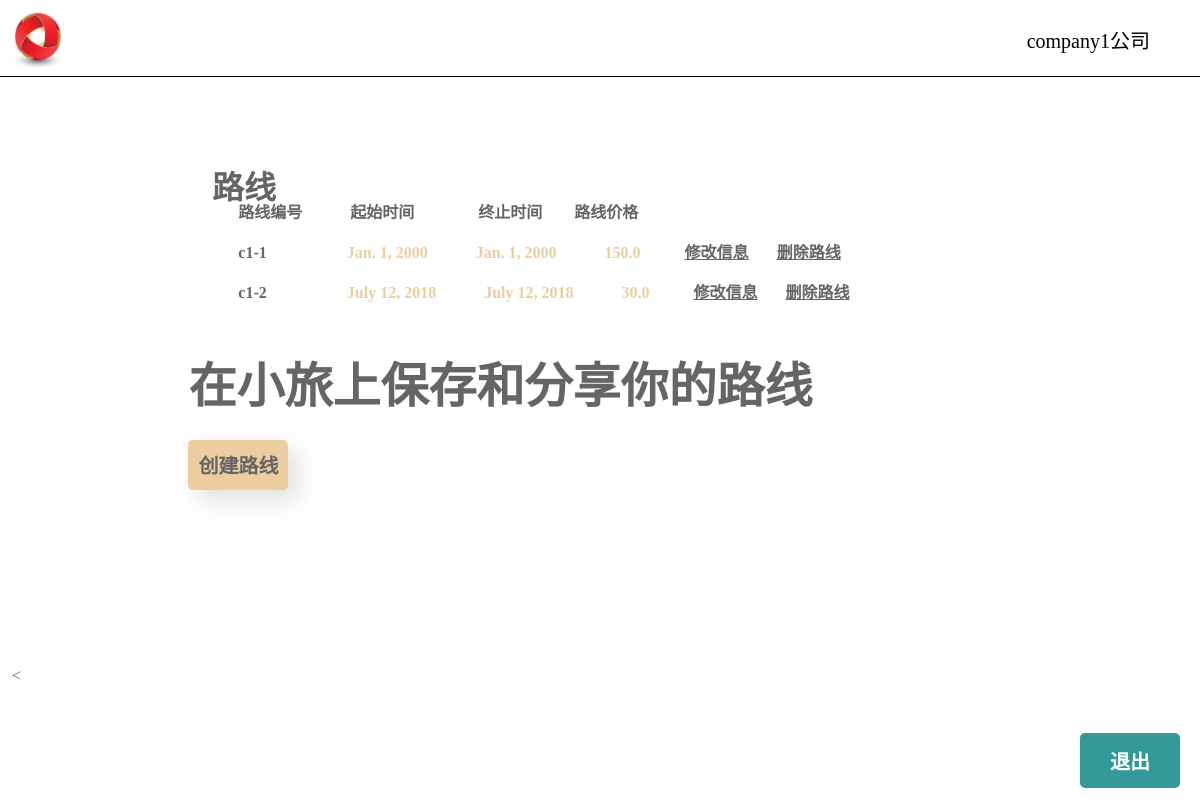
/route (signed in), run on an earlier commit of the app's database.
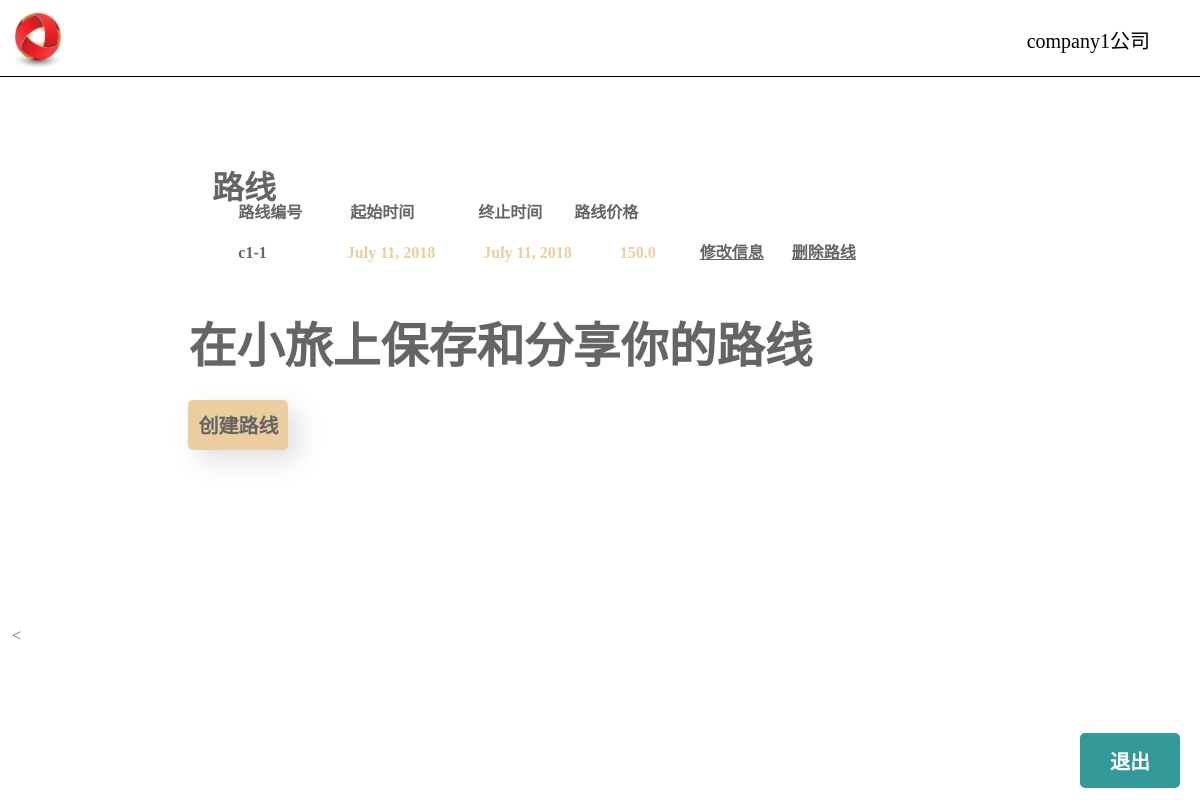
And on a later commit of the database.
### model/models.py (models this page shows, shortened)
class UserInfo(AbstractUser):
    is_tourist = models.BooleanField(default=False)
    is_company = models.BooleanField(default=False)
    is_adminis = models.BooleanField(default=False)
    realname = models.CharField(max_length=50, null=True)
    tel = models.CharField(max_length=11, null=True)
    class Meta(AbstractUser.Meta):
        pass

class Route(models.Model):
    company_name = models.CharField(max_length=150)
    route_num = models.CharField(max_length=20)
    stand_num = models.IntegerField(default=0)
    stand_1_name = models.CharField(max_length=100, null=True)
    date_1 = models.DateField(null=True)
    stand_2_name = models.CharField(max_length=100, null=True)
    date_2 = models.DateField(null=True)
    stand_3_name = models.CharField(max_length=100, null=True)
    date_3 = models.DateField(null=True)
    stand_4_name = models.CharField(max_length=100, null=True)
    date_4 = models.DateField(null=True)
    person_num = models.IntegerField(default=0)
    price = models.FloatField(default=0.0)
    end = models.DateField(null=True)

### model/views.py (the view)
# urls.py: url(r'^route$', views.route),
def route(request):
    company_name = request.user.username
    route_list = Route.objects.filter(company_name=company_name).order_by('route_num')
    return render(request, 'route.html',{'route_list': route_list})

### templates/route.html (shortened to what this page needs)
<!DOCTYPE html>
<html>
	<head>
		{% load staticfiles %}
		<link rel="stylesheet" href="{% static 'css/route.css' %}" type="text/css" />
	</head>
	<body>
		<div class = "topmoudle"style="margin:0;top:0;	width:100%;	height:9.5%;background-color:white;	opacity:1;border-bottom-style:solid;border-bottom-width:1px;z-index: 3;">
            {% load staticfiles %}
			<img src= "{% static "logo.jpg" %}"  alt="picture" align=left width="75" height="100%"/>
			{% if user.is_authenticated %}
			<form action="/logout" method="get">
				<p class=username style=" position:absolute;right:50px;top:5px;font-size:20px;font-weight:300;">{{ user.username }}公司</p>
				<button class=p3 id="exit"type="submit" onMouseOver='ChangeColor0()' onMouseout='RevertColor0()' style="position: fixed;background:#339999;border-radius:5px;cursor: pointer;border: 3px solid #339999;bottom:12px;right: 20px;width: 100px;height: 55px;font-size: 20px;font-weight: 600;color: white;z-index=1">退出</button>
			</form>
			{% endif %}
		</div>
		<div class = "middlemoudle">
			<div class="rectangle1">
				<p class="route">路线</p>
			</div>
			<div class="rectangle2">
                <div class="rectangle3">
				      <p style="color:black;text-align:left">
				     	路线编号&emsp;&emsp;&emsp;起始时间&emsp;&emsp;&emsp;&emsp;终止时间&emsp;&emsp;路线价格
				      </p>
				      {% for route in route_list %}
					   <p style="margin-top:30px;">
                           <a href="{% url 'route_detail' id=route.id %}" style="text-decoration:none; color:black">{{ route.route_num }}</a>{{ route.date_1 }}{{ route.end }}{{ route.price }}
                           {% if user.is_company == True %}
							<a href="{% url 'edit_route' id=route.id %}"style=" color:black;w"> 修改信息</a>&nbsp&nbsp&nbsp&nbsp&nbsp&nbsp
							<a href="{% url 'delete_route' id=route.id %}"style=" color:black"> 删除路线</a>
						{% endif %}
					   </p>
				        {% endfor %}
                </div>
                    <br><br>
                    <p style="font-size:300%;font-weight:700;color:black">在小旅上保存和分享你的路线</p>
				    <form action="/addroute" method="get">
					{% if user.is_company == True %}
						<input id="creat"onMouseOver='ChangeColor()' onMouseout='RevertColor()' class="input1"type="submit" value="创建路线" >
					{% endif %}
				    </form>
			</div>
		<div class = "buttommoudle"> </div>
	</body>
</html>

### static/css/route.css (style rules this page uses)
html { height:100%; }
body { margin: 0; height: 100%; background-color:white; }
.topmoudle { margin:0; top:0; width:100%; height:9.5%; background-color:white; opacity:1; border-bottom-style:solid; border-bottom-width:1px; z-index: 3; }
.middlemoudle { margin: 1% 1% 1% 1%; padding:0; height:75%; width:98%; background-color: white; border-color:white; opacity:0.6; z-index：2 }
.buttommoudle { margin-top:10%; height:10%; width:100%; background-color: white; opacity:1; z-index:0; }
.rectangle1 { padding-top:2%; background-color:white; height: 15%; width: 100%; color:white; height:10%; }
.route { padding-top:1.5%; height: 100%; width: 100%; font-size:200%; font-weight:700; color:black; text-align: left; text-indent:200px; }
.rectangle2 { margin-top:3%; margin-left:15%; font-weight:700; color:#E0AD61; line-height:10px; }
.rectangle3 { margin-top:3%; margin-left:5%; font-weight:700; color:#E0AD61; line-height:10px; }
.input1 { background:#E0AD61; border-radius:5px; cursor: pointer; box-shadow: 10px 10px 25px#ccc; border: 3px solid #E0AD61; top:50px; width: 100px; height: 50px; font-size: 20px; font-weight: 600; }

What changed in the data, as far as the page shows it:
removed Route: route_num "c1-2", date_1 "July 12, 2018", end "July 12, 2018", price "30.0"
changed Route: date_1 "Jan. 1, 2000" → "July 11, 2018"; end "Jan. 1, 2000" → "July 11, 2018"
